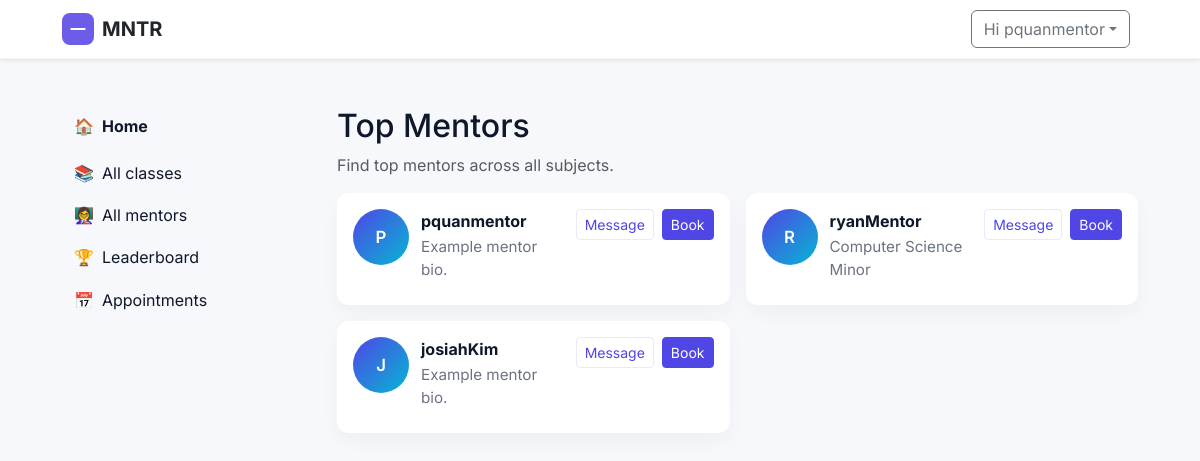
/top-mentors/ (signed in), run on the app's committed database.
### accounts/models.py (models this page shows, shortened)
class Mentor(models.Model):
    user = models.OneToOneField(User, on_delete=models.CASCADE, related_name='mentor_profile')
    bio = models.TextField(blank=True)
    subjects = models.CharField(max_length=300, blank=True)
    class_codes = models.CharField(max_length=300, blank=True, default="")
    approved = models.BooleanField(default=False)
    rating = models.DecimalField(max_digits=3, decimal_places=2, null=True, blank=True)
    avatar = models.ImageField(upload_to='mentor_avatars/', null=True, blank=True)
    created_at = models.DateTimeField(auto_now_add=True)

### accounts/views.py (the view)
# urls.py: path('top-mentors/', views.top_mentors, name='top_mentors'),
def top_mentors(request):
    mentors = Mentor.objects.filter(approved=True)[:12]
    return render(request, 'top_mentors.html', {'mentors': mentors})

### templates/top_mentors.html
{% extends 'base.html' %}
{% block content %}
  <div class="mt-4">
    <h2>Top Mentors</h2>
    <p class="text-muted">Find top mentors across all subjects.</p>
    <div class="mentor-grid mt-3">
      {% for mentor in mentors %}
        <div class="mentor-card">
          <div class="mentor-avatar">{{ mentor.user.username|slice:":1"|upper }}</div>
          <div class="mentor-meta">
            <div class="mentor-name">{{ mentor.user.username }}</div>
            <div class="mentor-bio">{{ mentor.bio|default:"Example mentor bio." }}</div>
          </div>
          <div class="mentor-actions">
            <a class="btn btn-outline-primary btn-sm" href="#">Message</a>
            <a class="btn btn-primary btn-sm" href="#">Book</a>
          </div>
        </div>
      {% endfor %}
    </div>
  </div>
{% endblock %}

### templates/base.html (shortened to what this page needs)
<!doctype html>
<html lang="en">
  <head>
    <link href="https://cdn.jsdelivr.net/npm/bootstrap@5.3.2/dist/css/bootstrap.min.css" rel="stylesheet">
    {% load static %}
    <link rel="stylesheet" href="{% static 'style.css' %}">
  </head>
  <body>
    <nav class="navbar navbar-expand-lg navbar-light bg-white shadow-sm">
      <div class="container">
        <a class="navbar-brand d-flex align-items-center gap-2" href="/">
          <svg width="32" height="32" viewBox="0 0 24 24" fill="none" xmlns="http://www.w3.org/2000/svg" aria-hidden="true">
            <rect width="24" height="24" rx="6" fill="#6C5CE7" />
            <path d="M7 12h10" stroke="white" stroke-width="1.5" stroke-linecap="round" stroke-linejoin="round" />
          </svg>
          <span class="fw-bold text-dark">MNTR</span>
        </a>
        <div class="collapse navbar-collapse" id="mainNav">
          <ul class="navbar-nav ms-auto align-items-center">
            {% if user.is_authenticated %}
              <li class="nav-item dropdown">
                <button class="btn btn-outline-secondary dropdown-toggle me-2" id="userMenuButton" data-bs-toggle="dropdown" aria-expanded="false">Hi {{ user.username }}</button>
              </li>
            {% else %}
              <li class="nav-item"><a class="nav-link" href="{% url 'login' %}">Login</a></li>
              <li class="nav-item ms-2"><a class="btn btn-primary" href="{% url 'register' %}">Get started</a></li>
            {% endif %}
          </ul>
        </div>
      </div>
    </nav>
    <div class="container mt-4">
      <div class="row">
        <aside class="col-md-3 d-none d-md-block">
          <nav class="sidebar sticky-top pt-4">
            <ul class="nav flex-column">
              <li class="nav-item mb-2">
                <a class="nav-link fw-bold d-flex align-items-center gap-2" href="{% url 'home' %}"><span class="sidebar-icon">🏠</span><span class="sidebar-text">Home</span></a>
              </li>
              <li class="nav-item mb-1">
                <a class="nav-link d-flex align-items-center gap-2" href="{% url 'top_classes' %}"><span class="sidebar-icon">📚</span><span class="sidebar-text">All classes</span></a>
              </li>
              <li class="nav-item mb-1"><a class="nav-link d-flex align-items-center gap-2" href="{% url 'top_mentors' %}"><span class="sidebar-icon">👩‍🏫</span><span class="sidebar-text">All mentors</span></a></li>
              <li class="nav-item mb-1"><a class="nav-link d-flex align-items-center gap-2" href="{% url 'leaderboard' %}"><span class="sidebar-icon">🏆</span><span class="sidebar-text">Leaderboard</span></a></li>
              <li class="nav-item mb-1"><a class="nav-link d-flex align-items-center gap-2" href="{% url 'appointments' %}"><span class="sidebar-icon">📅</span><span class="sidebar-text">Appointments</span></a></li>
            </ul>
          </nav>
        </aside>
        <main class="col-md-9">
      {% block content %}{% endblock %}
        </main>
      </div>
    </div>
  </body>
</html>

### static/style.css (style rules this page uses)
:root { --color-bg: #f6f8fb; --color-surface: #ffffff; --color-muted: #6b7280; --color-primary: #4F46E5; --color-primary-700: #3730A3; --color-accent: #06B6D4; --color-success: #10B981; --color-danger: #ef4444; --color-focus: rgba(79,70,229,0.18); --radius-lg: 12px; --shadow-sm: 0 8px 28px rgba(15,23,42,0.06); --container-width: 1100px; }
body { font-family: Inter, system-ui, -apple-system, "Segoe UI", Roboto, "Helvetica Neue", Arial; color: #0f172a; background: var(--color-bg); }
.container { max-width: var(--container-width); }
.navbar-brand svg { display: inline-block; }
.navbar { background: var(--color-surface); border-bottom: 1px solid rgba(15,23,42,0.04); }
.btn-primary { background: var(--color-primary); border-color: var(--color-primary); color: #fff; }
.btn-outline-primary { color: var(--color-primary); border-color: rgba(79,70,229,0.12); }
a { color: var(--color-primary); }
.mentor-grid { display: grid; grid-template-columns: repeat(auto-fill, minmax(260px, 1fr)); gap: 1rem; }
.mentor-card { background: var(--color-surface); border-radius: .75rem; padding: 1rem; box-shadow: 0 8px 20px rgba(15,23,42,0.04); display:flex; gap: .75rem; align-items:flex-start; }
.mentor-avatar { width:56px; height:56px; border-radius:999px; background: linear-gradient(135deg, var(--color-primary), var(--color-accent)); color:#fff; display:flex; align-items:center; justify-content:center; font-weight:600; font-size:1.05rem; }
.mentor-meta { flex:1; }
.mentor-name { font-weight:700; margin-bottom: .15rem; }
.mentor-bio { color: var(--color-muted); font-size: .95rem; margin-bottom: .5rem; }
.mentor-actions { display:flex; gap:.5rem; align-items:center; }
.sidebar { padding: 0.5rem 0.75rem; background: transparent; }
.sidebar .nav-link { color: #0f172a; padding: .45rem 0; }

### data on the page
Mentor: user.username "P", user.username "pquanmentor", bio "Example mentor bio."
Mentor: user.username "R", user.username "ryanMentor", bio "Computer Science Minor"
Mentor: user.username "J", user.username "josiahKim", bio "Example mentor bio."

### other printed values
{{ user.username }} "pquanmentor"
